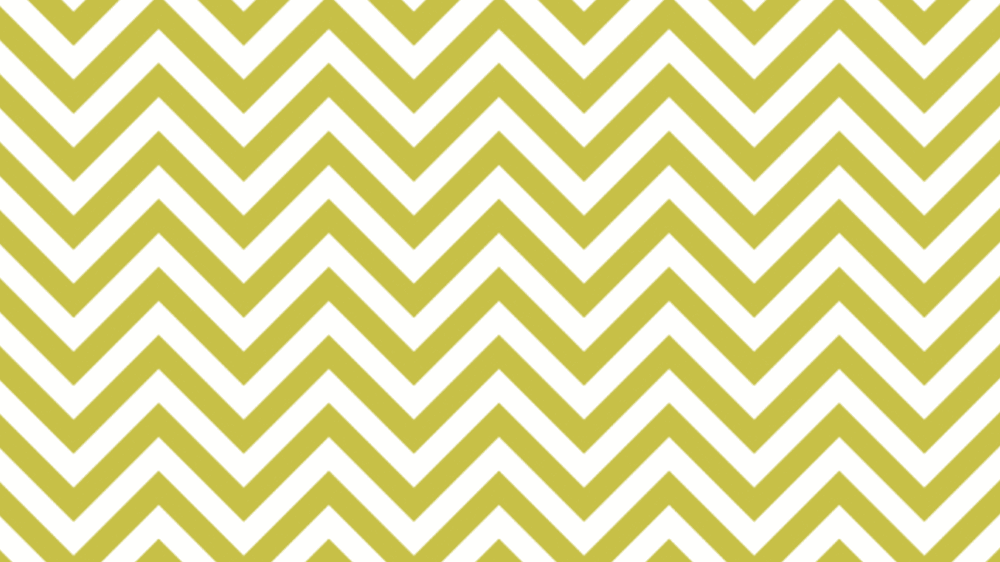
#> input picture Images/P_Zigzag Horiz.png, 1000 x 562 px, shrunk from 1920 x 1080 before the run, found by its file name
$ python '2D Wavelet Transform .py'
#> lines starting #> are read from the running program, lines starting #| are printed output that depends on the picture; after the words box and inside, x2 and y2 are one past the last pixel; in counts of white or black regions, pixels touching at a corner belong together
import numpy as np
import matplotlib.pyplot as plt
from skimage.io import imread
from skimage.color import rgba2rgb, rgb2gray
from skimage.util import img_as_float
from skimage.transform import resize
from skimage.metrics import structural_similarity as ssim
from skimage.draw import line
# CHANGED: use Wavelet instead of FFT
import pywt

# === Load grayscale image ===
def load_image(image_path):
    image = imread(image_path)
#> image is the input picture: shape (562, 1000, 3); mean R, G, B 226.8, 223.3, 161.4
    if image.ndim == 3:
        if image.shape[2] == 4:
            image = rgba2rgb(image)
        image = rgb2gray(image)
#> image: shape (562, 1000) float64
    return img_as_float(image)

#====== Type of Masks=====
# [17 lines left out: functions random_mask, block_mask, not called in this run]

def block_mask_fraction(shape, fraction=0.5, seed=None):
    """
    One rectangular hole covering ~fraction of the image area.
    True = missing region.
    """
    rng = np.random.default_rng(seed)
    h, w = shape

    # target area in pixels
    target_area = int(fraction * h * w)

    # randomly pick width and height with area close to target
    aspect = rng.uniform(0.5, 2.0)  # random aspect ratio (w/h)
    bh = int(np.sqrt(target_area / aspect))
    bw = int(aspect * bh)

    # clip to fit inside image
    bh = min(bh, h)
    bw = min(bw, w)

    # random position
    y = rng.integers(0, h - bh + 1)
    x = rng.integers(0, w - bw + 1)

    mask = np.zeros(shape, dtype=bool)
    mask[y:y+bh, x:x+bw] = True
    return mask

# [26 lines left out: function irregular_mask, not called in this run]

# === Load binary mask ===
def load_mask(mask_path, shape):
    """
    Returns boolean mask with True = missing.
    Supports:
      - 'random:p'                  e.g. 'random:0.3'
      - 'block:HxW'                 e.g. 'block:80x120'
      - 'blockfrac:p'               e.g. 'blockfrac:0.5'  (50% coverage rectangle)
      - 'irregular:strokes=..'      e.g. 'irregular:strokes=15,t=6-18,seed=42'
    Otherwise, treats mask_path as an image file path.
    """
    if isinstance(mask_path, str):
        key = mask_path.lower()

        # === Random mask (pixel fraction) ===
        if key.startswith("random:"):
            p = float(key.split(":")[1])
            return random_mask(shape, missing_fraction=p)

        # === Block mask (explicit dimensions) ===
        if key.startswith("block:"):
            dims = key.split(":")[1].replace(" ", "")
            h_str, w_str = dims.split("x")
            return block_mask(shape, (int(h_str), int(w_str)))

        # === Block mask by area fraction ===
        if key.startswith("blockfrac:"):
            frac = float(key.split(":")[1])
            return block_mask_fraction(shape, fraction=frac)

        # === Irregular mask (scribbles) ===
        if key.startswith("irregular:"):
            params = key.split(":", 1)[1]
            parts = {}
            for frag in params.split(","):
                if "=" in frag:
                    k, v = frag.split("=")
                    parts[k.strip()] = v.strip()

            strokes = int(parts.get("strokes", 12))
            if "t" in parts:
                lo, hi = parts["t"].split("-")
                t_range = (int(lo), int(hi))
            else:
                t_range = (5, 20)
            seed = int(parts["seed"]) if "seed" in parts else None
            return irregular_mask(shape, num_strokes=strokes,
                                  thickness_range=t_range, seed=seed)

    # === Fallback: load binary mask from file ===
    mask = imread(mask_path, as_gray=True)
    mask = resize(mask, shape, order=0, preserve_range=True, anti_aliasing=False)
    return (mask < 0.5).astype(bool)   # True = missing


# === Wavelet-based inpainting with per-subband top-K ===
def fft_inpaint(image, mask, num_iters=400, k_frac=0.07, eps=1e-12, use_window=True,
                wavelet='db2', level=None, wave_mode='symmetric', keep_approx=True,
                per_subband=True, band_alloc='energy'):
    """
    Gerchberg–Papoulis style inpainting in wavelet domain.

    per_subband : if True, pick top-K *within each wavelet detail subband*
                  (rather than one global top-K over all coefficients).
    band_alloc  : 'energy' -> allocate K to bands proportional to their energy
                  'equal'  -> allocate K equally across detail bands
    """
#> called with num_iters = 100, k_frac = 0.001, eps = 1e-12, use_window = True, wavelet = 'sym8', level = 4, wave_mode = 'symmetric', keep_approx = True

    img = image.astype(float)
    M = (mask > 0).astype(np.uint8)   # 1 = hole, 0 = known
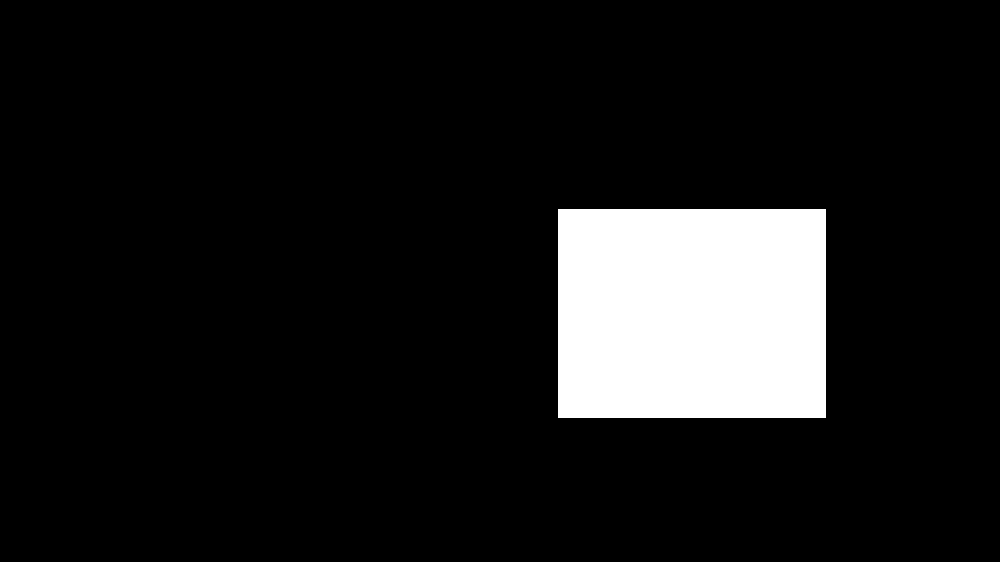
#> M: shape (562, 1000); values 0 (black) and 1 (white), 10% white; 1 white region, box (x1, y1, x2, y2) and area: (558, 209, 826, 418) 56012
    known = 1 - M

    # Optional window (usually False for periodic textures)
    if use_window:
        wy = np.hanning(img.shape[0])[:, None]
        wx = np.hanning(img.shape[1])[None, :]
        W = wy * wx
        W[W < W.max() * 1e-3] = W.max() * 1e-3
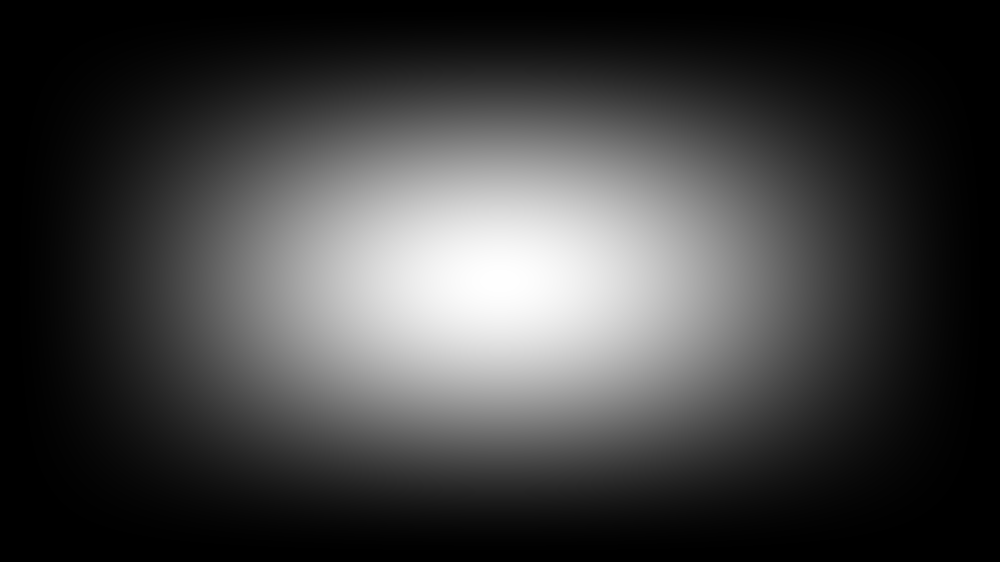
#> W: shape (562, 1000) float64; min 0.001, max 1, mean 0.249
    else:
        W = np.ones_like(img)

    # Initial guess
    mean_known = img[known == 1].mean() if np.any(known) else 0.0
#> mean_known = 0.861
    x = img.copy()
    x[M == 1] = mean_known
#> x: shape (562, 1000) float64; min 0.716, max 1, mean 0.861

    H, Wd = img.shape
#> H = 562; Wd = 1000
    K_total = max(1, int(k_frac * H * Wd))  # overall coefficient budget
#> K_total = 562

    wave = pywt.Wavelet(wavelet)

    for _ in range(num_iters):
        # (1) Forward 2D DWT
        coeffs = pywt.wavedec2(x * W, wavelet=wave, level=level, mode=wave_mode)

        if not per_subband:
            # --- Global top-K (your previous behaviour) ---
            arr, coeff_slices = pywt.coeffs_to_array(coeffs)
            if keep_approx:
                # protect approx from thresholding
                approx_slice = coeff_slices[0]
                approx_mask = np.zeros_like(arr, dtype=bool)
                ay, ax = approx_slice
                approx_mask[ay, ax] = True
                mags = np.abs(arr)
                mags[approx_mask] = -np.inf
                flat_idx = np.argpartition(mags.ravel(), -K_total)[-K_total:]
                keep_mask = np.zeros_like(arr, dtype=bool)
                keep_mask.ravel()[flat_idx] = True
                keep_mask[approx_mask] = True
            else:
                mags = np.abs(arr).ravel()
                flat_idx = np.argpartition(mags, -K_total)[-K_total:]
                keep_mask = np.zeros_like(arr, dtype=bool)
                keep_mask.ravel()[flat_idx] = True

            arr_kept = np.where(keep_mask, arr, 0.0)
            coeffs_kept = pywt.array_to_coeffs(arr_kept, coeff_slices, output_format='wavedec2')

        else:
            # --- Per-subband top-K ---
            # coeffs structure: [cA, (cH1,cV1,cD1), (cH2,cV2,cD2), ...]
            cA, *details = coeffs

            # 1) Count bands and their energies (LH/HL/HH at each level)
            bands = []  # list of dicts with refs
            energies = []
            for lvl, (cH, cV, cD) in enumerate(details, start=1):
                for name, c in (('H', cH), ('V', cV), ('D', cD)):
                    bands.append({'lvl': lvl, 'name': name, 'coef': c})
                    energies.append(np.sum(c**2))

            energies = np.array(energies, dtype=float)
            n_bands = len(bands)

            # 2) Allocate K per band
            if band_alloc == 'energy' and energies.sum() > 0:
                alloc = (energies / energies.sum()) * K_total
            else:  # 'equal' or zero energy fallback
                alloc = np.full(n_bands, K_total / max(n_bands, 1.0))

            # 3) Threshold per band
            kept_details = []
            idx = 0
            for (cH, cV, cD) in details:
                kept_triplet = []
                for c in (cH, cV, cD):
                    Kb = int(max(1, np.floor(alloc[idx])))
                    idx += 1
                    if Kb >= c.size:
                        c_keep = c
                    else:
                        mags = np.abs(c).ravel()
                        thresh = np.partition(mags, -Kb)[-Kb]
                        mask_keep = (np.abs(c) >= max(thresh, eps))
                        c_keep = np.where(mask_keep, c, 0.0)
                    kept_triplet.append(c_keep)
                kept_details.append(tuple(kept_triplet))

            # 4) Keep or discard the approximation
            cA_keep = cA if keep_approx else np.zeros_like(cA)

            coeffs_kept = [cA_keep] + kept_details

        # (2) Inverse 2D DWT
        x_recon = pywt.waverec2(coeffs_kept, wavelet=wave, mode=wave_mode)

        # shape guard (can differ by 1 px occasionally)
        if x_recon.shape != img.shape:
            x_recon = x_recon[:img.shape[0], :img.shape[1]]

        # (3) Undo window (approx) and project onto known pixels
        x_recon = x_recon / (W + 1e-8)
        x[M == 1] = x_recon[M == 1]
        x[known == 1] = img[known == 1]
#> this loop made 100 passes
#> pass 1, in fft_inpaint, `x_recon = x_recon / (W + 1e-8)`:
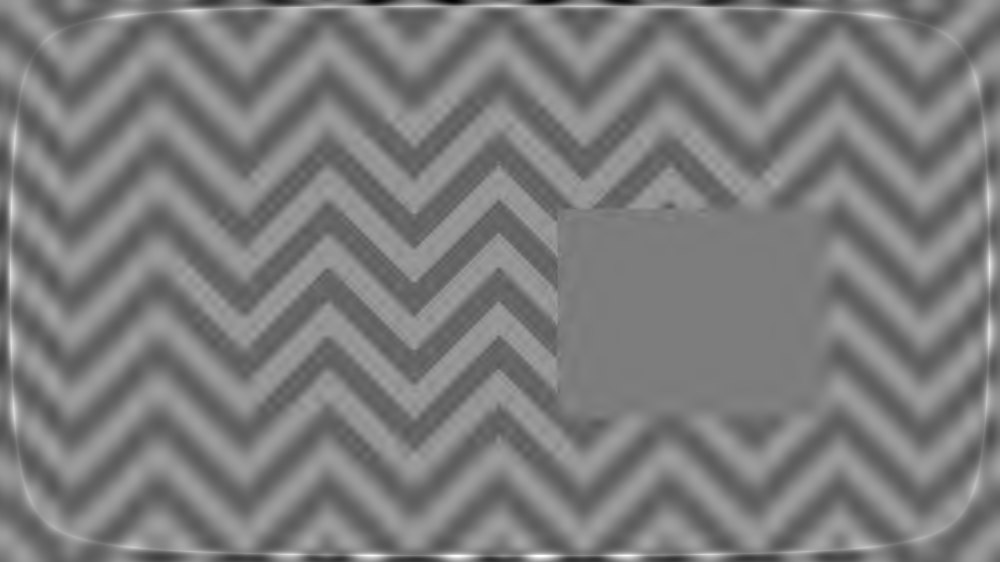
#> x_recon: shape (562, 1000) float64; min 0.125, max 1.62, mean 0.861; drawn with min black and max white
#> after the loop: mask_keep: shape (288, 507) bool; 0% white in thin lines or dots, all inside (x1, y1, x2, y2) = (261, 145, 262, 146)
#> after the loop:
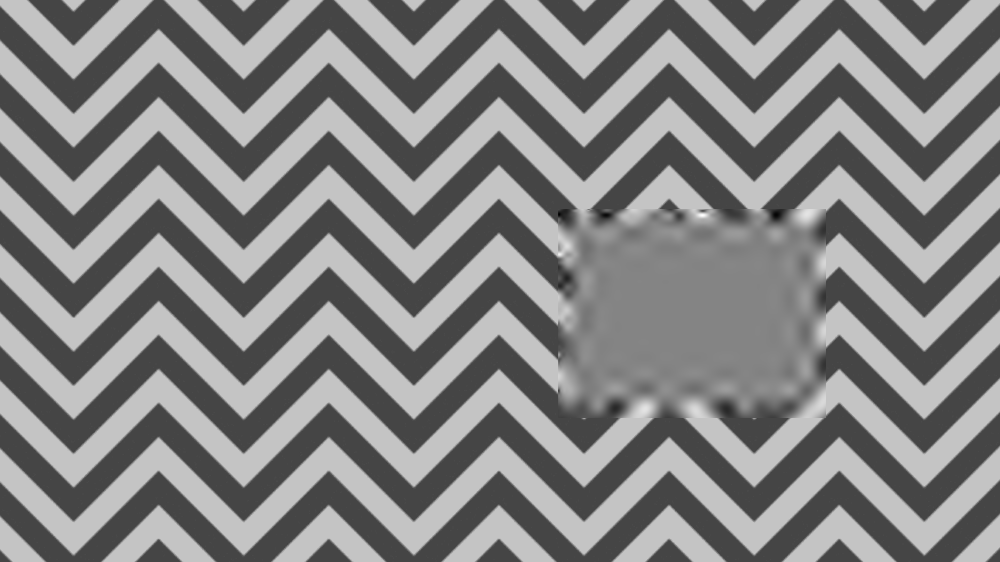
#> x: shape (562, 1000) float64; min 0.573, max 1.13, mean 0.861; drawn with min black and max white

    return np.clip(x, 0.0, 1.0)
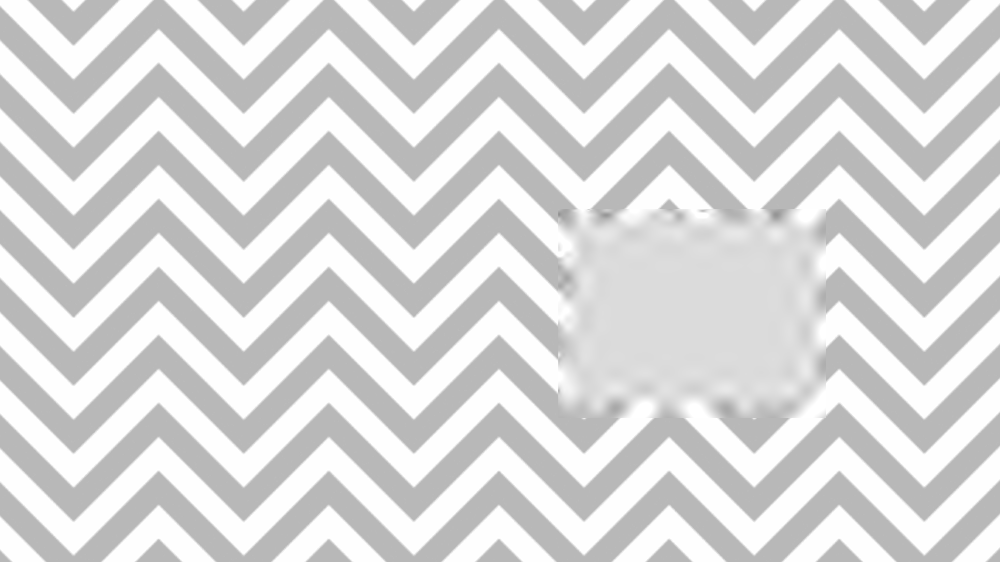
#> returned value: shape (562, 1000) float64; min 0.573, max 1, mean 0.861


# === Image and Mask File paths ===

image_path = "/Users/saniaejaz/Desktop/FFT Thesis/Images/P_Zigzag Horiz.png"  # Replace with  own image path

# A) 30% random pixels missing
#mask_path = "random:0.30"

# B) One 80x120 rectangular hole at random location
#mask_path = "block:150x150"

# C) Rectangle covers ~50% of the image
mask_path = "blockfrac:0.1"

# D) Free-form irregular mask with 15 strokes, thickness 6–18, fixed seed
# mask_path = "irregular:strokes=15,t=6-18,seed=42"

# === Load data ===
image = load_image(image_path)
mask = load_mask(mask_path, image.shape)

# === Apply inpainting ===
#image_inpainted = fft_inpaint(image, mask, num_iters=5000, k_frac=0.01, use_window=False)....   for PCir

# Tight, periodic zig-zag (chevron)
#image_inpainted = fft_inpaint(image, mask, num_iters=1000, k_frac=0.0010, use_window=True)

#Diamond shape Pattern
#image_inpainted = fft_inpaint(image, mask, num_iters=370, k_frac=0.00014, use_window=False)

#verticl bars
#image_inpainted = Wavelet_inpaint(image, mask, num_iters=300, k_frac=0.00001, use_window=False,  wavelet='sym4')
# Sharpest edges
image_inpainted = fft_inpaint(
    image, mask,
    num_iters=100, k_frac=0.001 , wavelet='sym8', level=4)

# [10 lines of commented-out code are left out]
error = np.abs(image - image_inpainted)
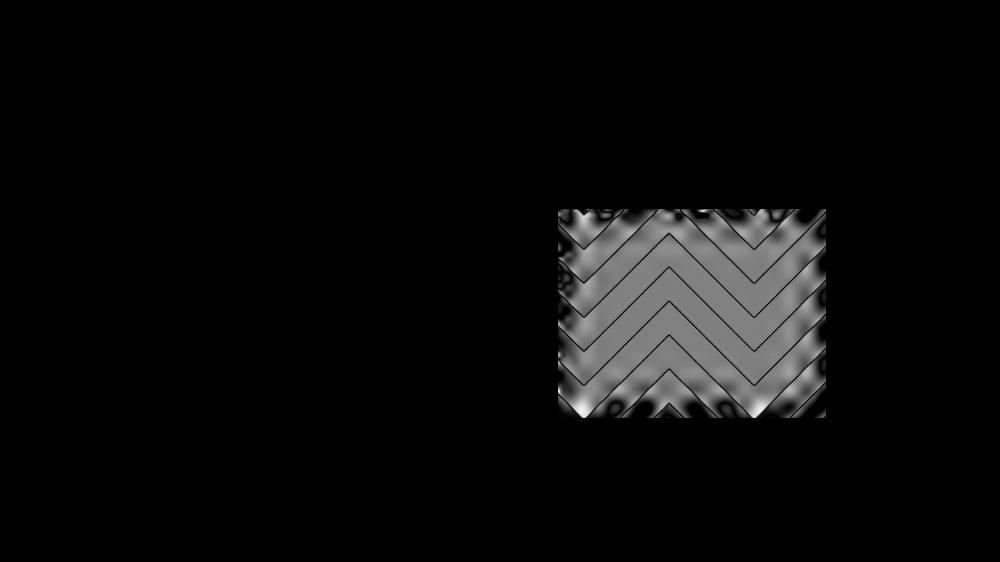
#> error: shape (562, 1000) float64; min 0, max 0.272, mean 0.0113; drawn with min black and max white
mse = np.mean((image - image_inpainted) ** 2)
#> mse = 0.00149
rmse = np.sqrt(mse)
#> rmse = 0.0386
mae = np.mean(np.abs(image - image_inpainted))
#> mae = 0.0113
ssim_index = ssim(image, image_inpainted, data_range=1.0)
#> ssim_index = 0.965

# === Visualize ===
fig, axs = plt.subplots(1, 3, figsize=(9, 3))
axs[0].imshow(image, cmap='gray')
axs[0].set_title("Original")
axs[0].axis('off')

axs[1].imshow(np.where(mask, 0, image), cmap='gray')
axs[1].set_title("With Masked Region")
axs[1].axis('off')

axs[2].imshow(image_inpainted, cmap='gray')
axs[2].set_title("Inpainted image")
axs[2].axis('off')

plt.suptitle(f"MSE = {mse:.6f}, RMSE = {rmse:.6f}, MAE = {mae:.6f}, SSIM = {ssim_index:.4f}")
plt.tight_layout()
plt.show()
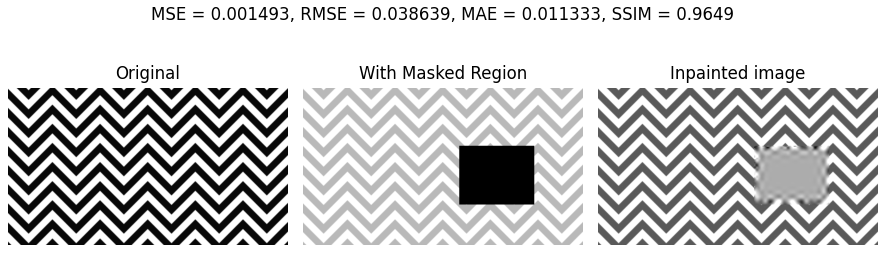
#> figure drawn by matplotlib, 3 panels
